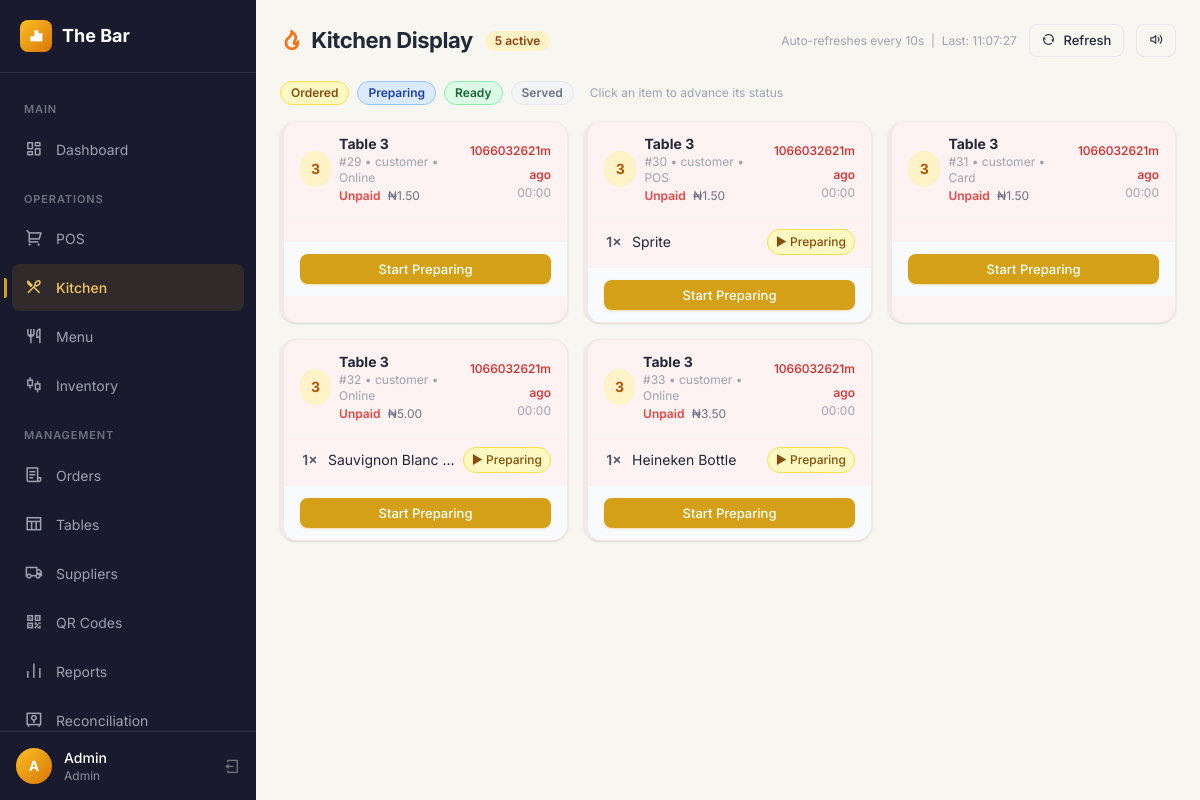
/pages/kitchen.php (signed in), run on the app's committed database.
### tables this page shows
CREATE TABLE IF NOT EXISTS bar_orders (
    id INT UNSIGNED AUTO_INCREMENT PRIMARY KEY,
    table_id INT UNSIGNED NOT NULL,
    user_id INT UNSIGNED DEFAULT NULL,
    status ENUM('pending','accepted','ready','served','closed') NOT NULL DEFAULT 'pending',
    source ENUM('staff','customer') NOT NULL DEFAULT 'staff',
    customer_session VARCHAR(64) DEFAULT NULL,
    payment_method ENUM('cash','pos','card','online') NOT NULL DEFAULT 'cash',
    total DECIMAL(10,2) NOT NULL DEFAULT 0.00,
    paid TINYINT(1) NOT NULL DEFAULT 0,
    created_at TIMESTAMP DEFAULT CURRENT_TIMESTAMP,
    closed_at TIMESTAMP NULL DEFAULT NULL,
    served_at TIMESTAMP NULL DEFAULT NULL,
    FOREIGN KEY (table_id) REFERENCES bar_tables(id),
    FOREIGN KEY (user_id) REFERENCES bar_users(id)
);

CREATE TABLE IF NOT EXISTS bar_tables (
    id INT UNSIGNED AUTO_INCREMENT PRIMARY KEY,
    number INT NOT NULL UNIQUE,
    capacity INT NOT NULL DEFAULT 2,
    status ENUM('free','occupied','reserved') NOT NULL DEFAULT 'free',
    qr_token VARCHAR(36) NOT NULL UNIQUE,
    active TINYINT(1) NOT NULL DEFAULT 1
);

CREATE TABLE IF NOT EXISTS bar_order_items (
    id INT UNSIGNED AUTO_INCREMENT PRIMARY KEY,
    order_id INT UNSIGNED NOT NULL,
    menu_item_id INT UNSIGNED NOT NULL,
    quantity INT NOT NULL DEFAULT 1,
    unit_price DECIMAL(10,2) NOT NULL,
    status ENUM('ordered','preparing','ready','served','cancelled') NOT NULL DEFAULT 'ordered',
    FOREIGN KEY (order_id) REFERENCES bar_orders(id) ON DELETE CASCADE,
    FOREIGN KEY (menu_item_id) REFERENCES bar_menu_items(id)
);

CREATE TABLE IF NOT EXISTS bar_menu_items (
    id INT UNSIGNED AUTO_INCREMENT PRIMARY KEY,
    category_id INT UNSIGNED NOT NULL,
    name VARCHAR(200) NOT NULL,
    description TEXT,
    price DECIMAL(10,2) NOT NULL,
    image VARCHAR(255) DEFAULT NULL,
    active TINYINT(1) NOT NULL DEFAULT 1,
    created_at TIMESTAMP DEFAULT CURRENT_TIMESTAMP,
    FOREIGN KEY (category_id) REFERENCES bar_categories(id) ON DELETE CASCADE
);

### includes/db.php (called while the page is built, shortened)
<?php
function db(): PDO {
    static $pdo = null;
    if ($pdo === null) {
        $config = require __DIR__ . '/../config/database.php';
        try {
            $dsn = "mysql:host={$config['host']};dbname={$config['dbname']};charset={$config['charset']}";
            $pdo = new PDO($dsn, $config['username'], $config['password'], [
                PDO::ATTR_ERRMODE            => PDO::ERRMODE_EXCEPTION,
                PDO::ATTR_DEFAULT_FETCH_MODE => PDO::FETCH_ASSOC,
                PDO::ATTR_EMULATE_PREPARES   => false,
            ]);
        } catch (PDOException $e) {
            die('Database connection failed: ' . $e->getMessage());
        }
    }
    return $pdo;
}

### includes/functions.php (called while the page is built, shortened)
<?php
require_once __DIR__ . '/db.php';
function e($value): string {
    return htmlspecialchars((string)$value, ENT_QUOTES, 'UTF-8');
}
function money($amount): string {
    return '₦' . number_format((float)$amount, 2);
}
function paymentMethodLabel(?string $method): string {
    $labels = [
        'cash' => 'Cash',
        'pos' => 'POS',
        'card' => 'Card',
        'online' => 'Online',
    ];
    $key = $method ?: 'cash';
    return isset($labels[$key]) ? $labels[$key] : 'Cash';
}

### pages/kitchen.php (the view, shortened to what this page needs)
<?php
require_once __DIR__ . '/../includes/functions.php';
if (!defined('BAR_HEADER_LOADED')) { $_standalone = true; require __DIR__ . '/../includes/header.php'; } else { $_standalone = false; }
function fetchKitchenOrders(): array {
    $stmt = db()->prepare("
        SELECT o.id, o.status AS order_status, o.source, o.payment_method, o.created_at,
               o.paid, o.total, t.number AS table_number
        FROM bar_orders o
        JOIN bar_tables t ON t.id = o.table_id
        WHERE o.status IN ('pending', 'accepted', 'ready')
           OR (o.status = 'served' AND o.served_at >= (NOW() - INTERVAL 15 MINUTE))
        ORDER BY o.created_at ASC
    ");
    $stmt->execute();
    $orders = $stmt->fetchAll();
    foreach ($orders as &$order) {
        $stmt2 = db()->prepare("
            SELECT oi.id, oi.quantity, oi.status, mi.name
            FROM bar_order_items oi
            JOIN bar_menu_items mi ON mi.id = oi.menu_item_id
            WHERE oi.order_id = ? AND oi.status != 'cancelled'
            ORDER BY oi.id
        ");
        $stmt2->execute([$order['id']]);
        $order['items'] = $stmt2->fetchAll();
    }
    return $orders;
}
$orders = fetchKitchenOrders();
$statusColor = [
    'ordered'   => ['bg' => 'bg-yellow-100', 'text' => 'text-yellow-800', 'border' => 'border-yellow-300', 'label' => 'Ordered'],
    'preparing' => ['bg' => 'bg-blue-100',   'text' => 'text-blue-800',   'border' => 'border-blue-300',   'label' => 'Preparing'],
    'ready'     => ['bg' => 'bg-green-100',  'text' => 'text-green-800',  'border' => 'border-green-300',  'label' => 'Ready'],
    'served'    => ['bg' => 'bg-gray-100',   'text' => 'text-gray-500',   'border' => 'border-gray-200',   'label' => 'Served'],
];
$orderBorderColor = ['pending' => 'border-yellow-400', 'accepted' => 'border-amber-400', 'ready' => 'border-green-500', 'served' => 'border-gray-400'];
$nextLabel = ['ordered' => '▶ Preparing', 'preparing' => '✓ Ready', 'ready' => '🚀 Served'];
$orderNextLabel = ['pending' => 'Start Preparing', 'accepted' => 'Mark All Ready', 'ready' => 'Mark Served'];
?>
<div class="p-4 md:p-6" id="kitchenRoot">
    <div class="page-header">
        <div class="flex items-center gap-3">
            <h2 class="page-title"><i class="ri-fire-line text-orange-500 mr-1"></i> Kitchen Display</h2>
            <span id="orderCount" class="badge badge-pending text-xs"><?= count($orders) ?> active</span>
        </div>
        <div class="flex items-center gap-3">
            <span class="text-xs text-gray-400">Auto-refreshes every 10s &nbsp;|&nbsp; Last: <span id="lastRefresh"><?= date('H:i:s') ?></span></span>
            <button onclick="refreshKitchen()" class="btn btn-outline btn-sm"><i class="ri-refresh-line"></i> Refresh</button>
            <button id="muteBtn" onclick="toggleMute()" class="btn btn-outline btn-sm" title="Toggle sound alert"><i class="ri-volume-up-line"></i></button>
        </div>
    </div>
    <div class="flex flex-wrap gap-2 mb-4">
        <?php foreach ($statusColor as $key => $s): ?>
        <span class="badge <?= $s['bg'] ?> <?= $s['text'] ?> border <?= $s['border'] ?>"><?= $s['label'] ?></span>
        <?php endforeach; ?>
        <span class="text-xs text-gray-400 self-center ml-2">Click an item to advance its status</span>
    </div>
    <div id="kitchenGrid" class="grid grid-cols-1 md:grid-cols-2 lg:grid-cols-3 xl:grid-cols-4 gap-4">
        <?php if (empty($orders)): ?>
        <div class="col-span-full empty-state" id="emptyState">
            <i class="ri-restaurant-line"></i>
            <p class="font-medium text-gray-700">All caught up!</p>
            <p class="text-sm mt-1">No active orders in the kitchen.</p>
        </div>
        <?php else: ?>
        <?php foreach ($orders as $order):
            $borderClass = $orderBorderColor[$order['order_status']] ?? 'border-gray-300';
            $waitMins = round((time() - strtotime($order['created_at'])) / 60);
            $urgentClass = $waitMins >= 15 ? 'bg-red-50' : ($waitMins >= 8 ? 'bg-amber-50' : 'bg-white');
        ?>
        <div class="order-card card border-l-4 <?= $borderClass ?> <?= $urgentClass ?> p-0 overflow-hidden" data-order-id="<?= $order['id'] ?>">
            <div class="flex items-center justify-between px-4 py-3 border-b border-gray-100">
                <div class="flex items-center gap-2">
                    <span class="w-9 h-9 rounded-full bg-amber-100 flex items-center justify-center text-amber-700 font-bold text-sm">
                        <?= $order['table_number'] ?>
                    </span>
                    <div>
                        <p class="font-bold text-sm">Table <?= $order['table_number'] ?></p>
                        <p class="text-xs text-gray-400">#<?= $order['id'] ?> &bull; <?= $order['source'] ?> &bull; <?= e(paymentMethodLabel($order['payment_method'] ?? 'cash')) ?></p>
                        <p class="text-xs mt-0.5">
                            <?php if ($order['paid']): ?>
                            <span class="text-green-600 font-semibold">✓ Paid</span>
                            <?php else: ?>
                            <span class="text-red-500 font-semibold">Unpaid</span>
                            <?php endif; ?>
                            <span class="text-gray-500 ml-1"><?= money($order['total']) ?></span>
                        </p>
                    </div>
                </div>
                <div class="text-right">
                    <span class="text-xs font-medium <?= $waitMins >= 15 ? 'text-red-600' : ($waitMins >= 8 ? 'text-amber-600' : 'text-gray-400') ?>">
                        <?= $waitMins ?>m ago
                    </span>
                    <p class="text-xs text-gray-400"><?= date('H:i', strtotime($order['created_at'])) ?></p>
                </div>
            </div>
            <div class="px-4 py-3 space-y-2">
                <?php foreach ($order['items'] as $item):
                    $s = $statusColor[$item['status']] ?? $statusColor['ordered'];
                    $hasNext = isset($nextLabel[$item['status']]);
                ?>
                <div class="flex items-center justify-between gap-2 order-item" data-item-id="<?= $item['id'] ?>">
                    <div class="flex items-center gap-2 min-w-0">
                        <span class="text-sm font-semibold text-gray-600 w-5 text-center flex-shrink-0"><?= $item['quantity'] ?>×</span>
                        <span class="text-sm truncate"><?= e($item['name']) ?></span>
                    </div>
                    <?php if ($hasNext): ?>
                    <button
                        onclick="bumpItem(<?= $item['id'] ?>, this)"
                        class="flex-shrink-0 text-xs px-2 py-1 rounded-full border font-medium transition cursor-pointer <?= $s['bg'] ?> <?= $s['text'] ?> <?= $s['border'] ?> hover:opacity-80 active:scale-95">
                        <?= $nextLabel[$item['status']] ?>
                    </button>
                    <?php else: ?>
                    <span class="flex-shrink-0 text-xs px-2 py-1 rounded-full border <?= $s['bg'] ?> <?= $s['text'] ?> <?= $s['border'] ?>"><?= $s['label'] ?></span>
                    <?php endif; ?>
                </div>
                <?php endforeach; ?>
            </div>
            <div class="px-4 py-3 border-t border-gray-100 bg-gray-50 space-y-2">
                <?php if (isset($orderNextLabel[$order['order_status']])): ?>
                <button onclick="bumpOrder(<?= $order['id'] ?>, this)" class="btn btn-sm w-full <?= $order['order_status'] === 'ready' ? 'btn-success' : 'btn-accent' ?>">
                    <?= $orderNextLabel[$order['order_status']] ?>
                </button>
                <?php endif; ?>
            </div>
        </div>
        <?php endforeach; ?>
        <?php endif; ?>
    </div>
</div>
<?php if (!empty($_standalone)) require __DIR__ . '/../includes/footer.php'; ?>

### public/css/style.css (style rules this page uses)
:root { --primary: #1a1a2e; --primary-light: #16213e; --accent: #d4a017; --accent-light: #f0c75e; --accent-dark: #b8860b; --success: #059669; --danger: #dc2626; --info: #2563eb; --warn: #d97706; --surface: #ffffff; --bg: #f8f6f1; --text: #1f2937; --text-muted: #6b7280; --border: #e5e7eb; --radius: 0.75rem; --radius-lg: 1rem; --shadow-sm: 0 1px 2px rgba(0,0,0,0.05); --shadow: 0 1px 3px rgba(0,0,0,0.08), 0 1px 2px rgba(0,0,0,0.06); --shadow-md: 0 4px 6px -1px rgba(0,0,0,0.07), 0 2px 4px -1px rgba(0,0,0,0.04); --shadow-lg: 0 10px 25px -3px rgba(0,0,0,0.08), 0 4px 10px -2px rgba(0,0,0,0.04); --transition: 0.2s cubic-bezier(0.4, 0, 0.2, 1); }
body { font-family: 'Inter Variable', -apple-system, BlinkMacSystemFont, 'Segoe UI', Roboto, sans-serif; color: var(--text); background: var(--bg); -webkit-font-smoothing: antialiased; }
.btn { display: inline-flex; align-items: center; justify-content: center; gap: 0.5rem; padding: 0.5rem 1rem; border-radius: 0.5rem; border: none; cursor: pointer; font-size: 0.875rem; font-weight: 500; transition: all var(--transition); text-decoration: none; line-height: 1.4; }
.btn-accent { background: var(--accent); color: white; box-shadow: 0 1px 2px rgba(212,160,23,0.3); }
.btn-outline { background: transparent; color: var(--text); border: 1px solid var(--border); }
.btn-sm { padding: 0.375rem 0.75rem; font-size: 0.8125rem; }
.card { background: var(--surface); border-radius: var(--radius-lg); box-shadow: var(--shadow); padding: 1.5rem; border: 1px solid rgba(0,0,0,0.04); }
.badge { display: inline-flex; align-items: center; padding: 0.125rem 0.625rem; border-radius: 9999px; font-size: 0.75rem; font-weight: 600; gap: 0.25rem; }
.badge-pending { background: #fef3c7; color: #92400e; }
.page-header { display: flex; align-items: center; justify-content: space-between; margin-bottom: 1.5rem; flex-wrap: wrap; gap: 0.75rem; }
.page-title { font-size: 1.375rem; font-weight: 700; letter-spacing: -0.02em; }
.gap-2 { gap: 0.5rem; }
.gap-3 { gap: 0.75rem; }
.gap-4 { gap: 1rem; }

### data on the page
bar_orders: table.number "3", id "29", source "customer", payment_method "Online", paid "Unpaid", total "₦1.50", created_at "1066032621", created_at "00:00", status "Start Preparing"
bar_orders: table.number "3", id "30", source "customer", payment_method "POS", paid "Unpaid", total "₦1.50", created_at "1066032621", created_at "00:00", status "Start Preparing"
bar_order_items: quantity "1", menu_item.name "Sprite", status "▶ Preparing"
bar_orders: table.number "3", id "31", source "customer", payment_method "Card", paid "Unpaid", total "₦1.50", created_at "1066032621", created_at "00:00", status "Start Preparing"
bar_orders: table.number "3", id "32", source "customer", payment_method "Online", paid "Unpaid", total "₦5.00", created_at "1066032621", created_at "00:00", status "Start Preparing"
bar_order_items: quantity "1", menu_item.name "Sauvignon Blanc…", status "▶ Preparing"
bar_orders: table.number "3", id "33", source "customer", payment_method "Online", paid "Unpaid", total "₦3.50", created_at "1066032621", created_at "00:00", status "Start Preparing"
bar_order_items: quantity "1", menu_item.name "Heineken Bottle", status "▶ Preparing"

### other printed values
getSetting('bar_name', 'The Bar') "The Bar"
substr($_SESSION['user_name'] ?? 'U', 0, 1) "A"
$_SESSION['user_name'] "Admin"
$_SESSION['role'] "Admin"
count($orders) "5"
$s['label'] "Ordered"
$s['label'] "Preparing"
$s['label'] "Ready"
$s['label'] "Served"
